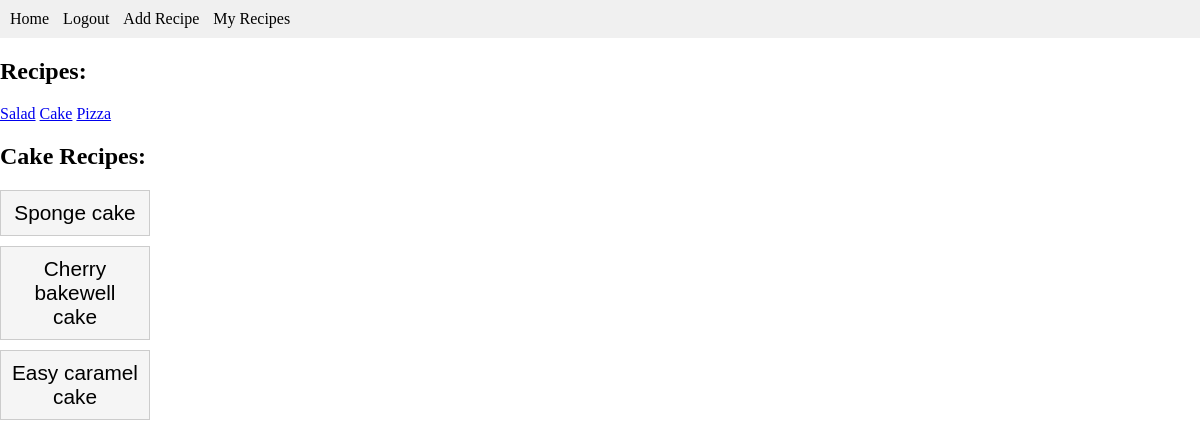
Page /recipe/cake (signed in) on the committed database.
### tables this page shows
CREATE TABLE cake
                                     (id INTEGER PRIMARY KEY AUTOINCREMENT,
                                      recipe_name TEXT,
                                      recipe_description TEXT,
                                      created_at DATETIME DEFAULT CURRENT_TIMESTAMP,
                                      user_name TEXT);

### main.py (the view)
@app.route('/recipe/<category>')
def recipe(category):
    if 'username' in session:
        db = get_db()
        c = db.cursor()
        c.execute(f"SELECT * FROM {category}")
        recipes_data = c.fetchall()
        recipe_comments = {}
        for recipe in recipes_data:
            recipe_id = recipe[0]
            c.execute("SELECT * FROM comments WHERE recipe_id=?", (recipe_id,))
            comments = c.fetchall()
            recipe_comments[recipe_id] = comments
        recipe_categories = {category: recipes_data}
        return render_template('recipe.html', recipe_categories=recipe_categories, recipe_comments=recipe_comments)
    else:
        return redirect('/login')

### main.py (called while the page is built)
def get_db():
    db = getattr(g, '_database', None)
    if db is None:
        db = g._database = sqlite3.connect(DATABASE)
    return db

@app.teardown_appcontext
def close_connection(exception):
    db = getattr(g, '_database', None)
    if db is not None:
        db.close()

### templates/recipe.html (shortened to what this page needs)
<!DOCTYPE html>
<html>
<head>
    <link rel="stylesheet" type="text/css" href="{{ url_for('static', filename='style.css') }}">
</head>
<body>
    <div id="menu">
        <ul>
            <li><a href="/">Home</a></li>
            <li><a href="/logout">Logout</a></li>
            <li><a href="/add_recipe">Add Recipe</a></li>
            <li><a href="/my_recipes">My Recipes</a></li>
        </ul>
    </div>
    <h2>Recipes:</h2>
        <div class="button-container">
            <a href="/recipe/salad" class="button">Salad</a>
            <a href="/recipe/cake" class="button">Cake</a>
            <a href="/recipe/pizza" class="button">Pizza</a>
        </div>
    <div class="recipe-list">
        {% for category, recipes in recipe_categories.items() %}
            {% if recipes %}
                <h2>{{ category.capitalize() }} Recipes:</h2>
                {% for recipe in recipes %}
                    <button class="recipe-button">{{ recipe[1] }}</button>
                {% endfor %}
            {% else %}
                <h1>Empty</h1>
            {% endif %}
        {% endfor %}
    </div>
</body>
</html>

### templates/style.css (style rules this page uses)
body { margin: 0; padding: 0; }
#menu { background-color: #f0f0f0; padding: 10px; }
#menu ul { list-style-type: none; margin: 0; padding: 0; }
#menu ul li { display: inline-block; margin-right: 10px; }
#menu ul li a { text-decoration: none; color: #000; }

### templates/recipe.html (style rules this page uses)
.recipe-button { margin-bottom: 10px; display: block; padding: 10px; background-color: #f5f5f5; border: 1px solid #ccc; width: 150px; font-size: 1.3em; }

### rows in the picture
cake: recipe_name "Sponge cake"
cake: recipe_name "Cherry bakewell cake"
cake: recipe_name "Easy caramel cake"

### other values in the picture
{{ category.capitalize() }} "Cake"
